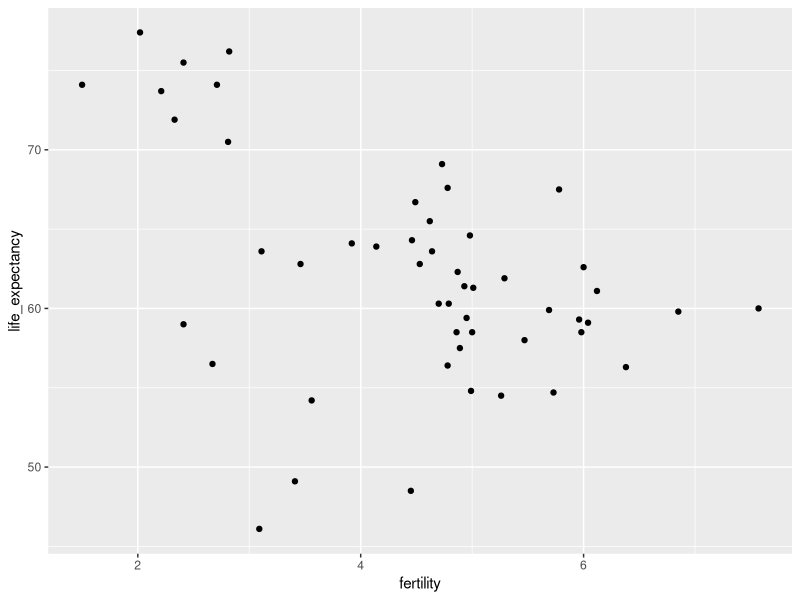
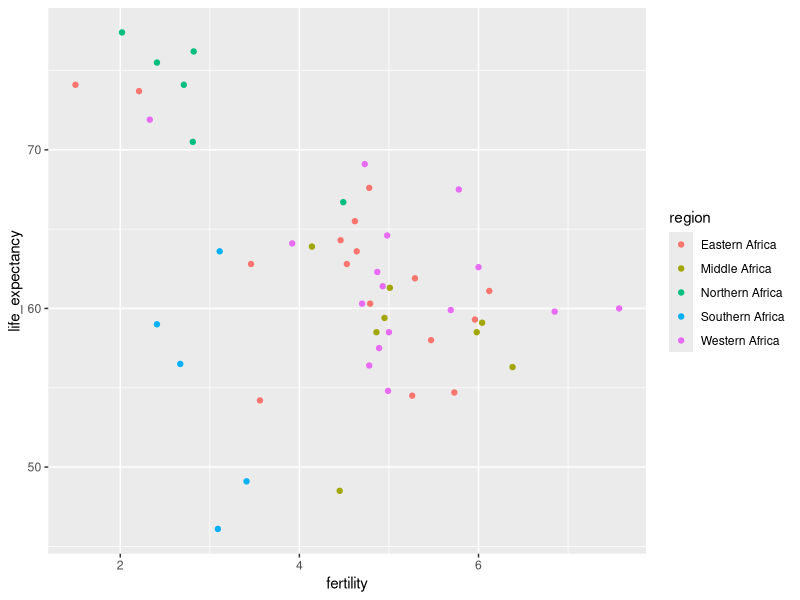
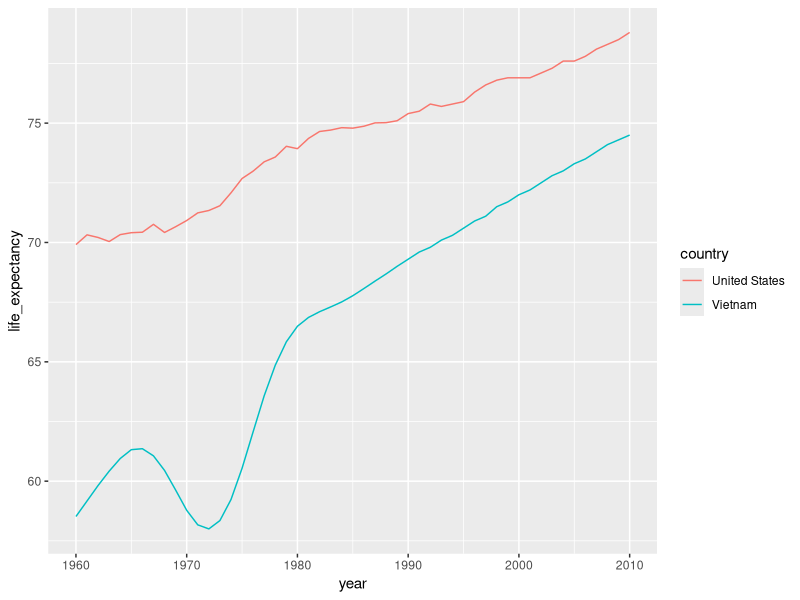
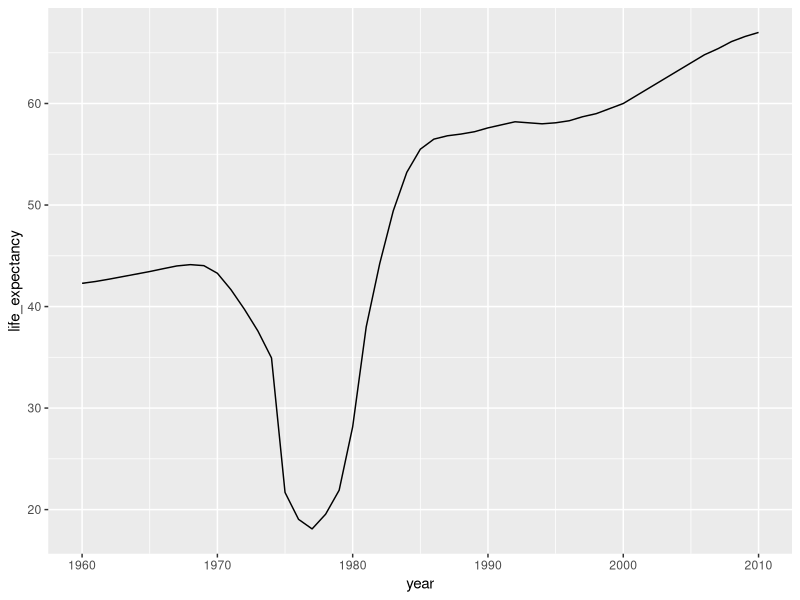
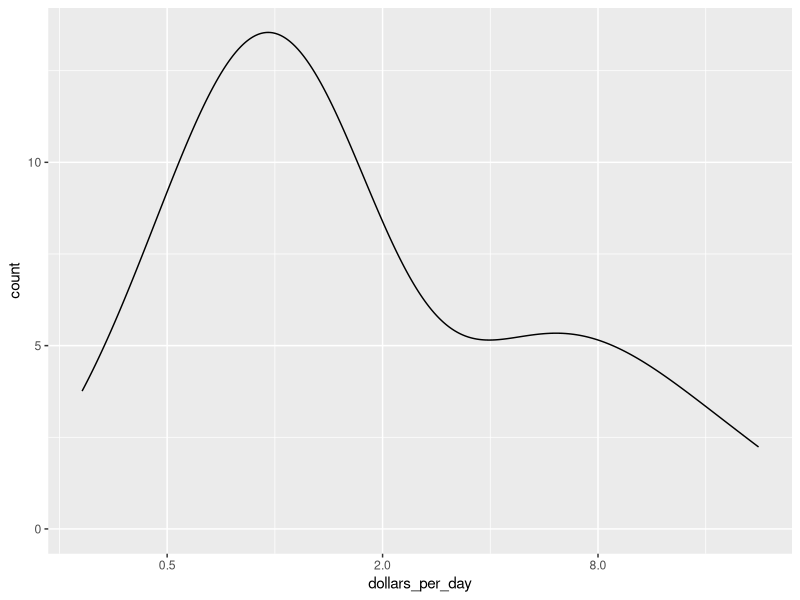
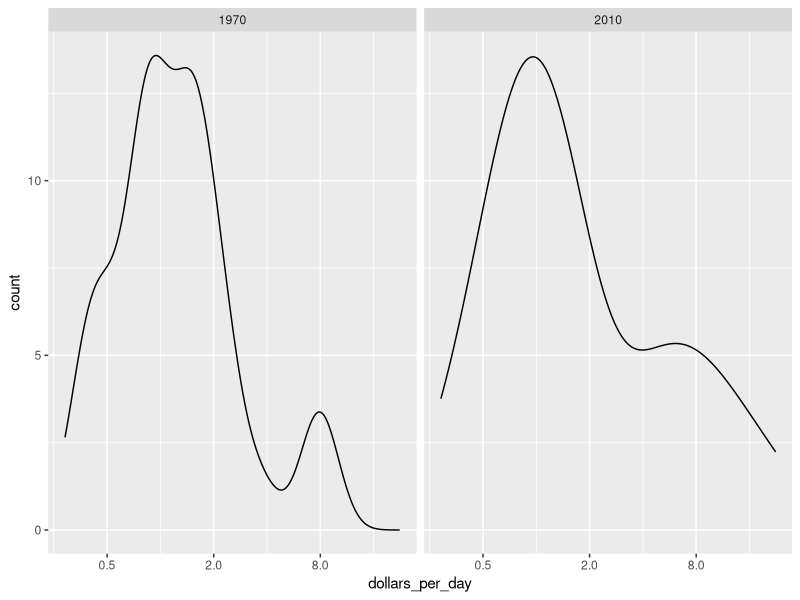
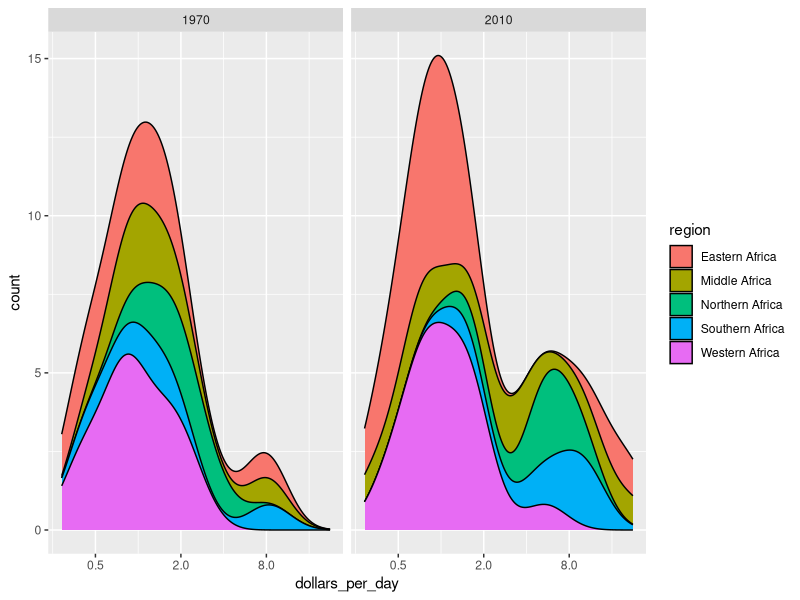
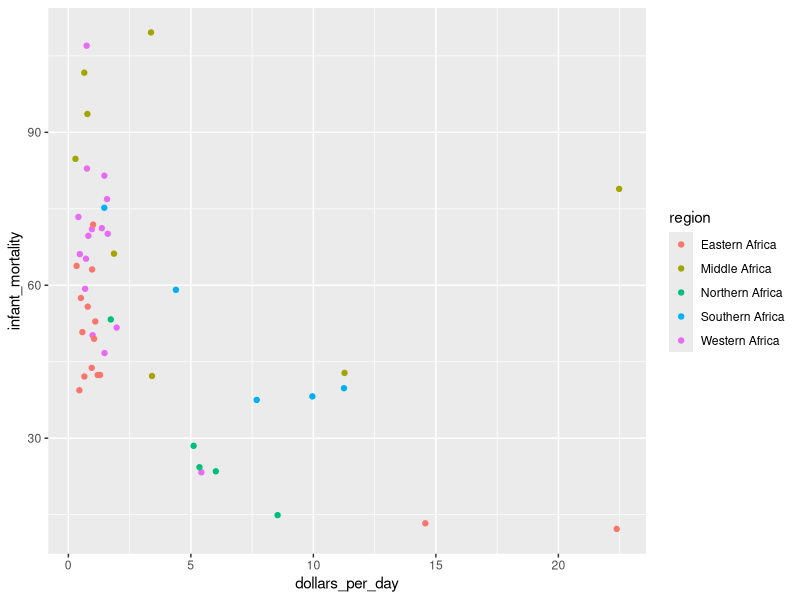

Reproduce these figures in R, in order.
#### SCORE

library(dslabs)
library(tidyverse)
data(gapminder)

## Q1
## Use ggplot and points layer, create a scatter plot of life_expectancy vs fertility
## for Africa continent in 2012.

gapminder %>%
  filter(continent == "Africa" & year == 2012) %>%
  ggplot(aes(fertility,life_expectancy)) +
  geom_point()
## CORRECT


## Q2
## Remake the plot from previous question but this time, use colour to distinguish
## the different regions of Africa to see if this explains the clusters

gapminder %>%
  filter(continent == "Africa" & year == 2012) %>%
  ggplot(aes(fertility, life_expectancy, col = region)) +
  geom_point()
## CORRECT


## Q3
## Create a table showing the country and region for the African countries
## (use select()) that in 2012 had fertility rate of 3 or less and
## life expactancies of at least 70

gapminder %>%
  filter(continent == "Africa" & year == 2012 & 
           fertility <= 3 & life_expectancy >= 70) %>%
  select(country, region)
## CORRECT


## Q4
## Life expectancy at the Vietnam war. The Vietnam war lasted from 1955 to 1975

## Do the data support war having a negative effect on life expectancy?
#: The life expectancy of Vietnam was very low when it was around the time of
#: war, as war can lead to a large amount of deaths and no one is safe
#: from getting killed in a war. Their life expectancy drastically increases
#: after the was has ended which further proves that their life expectancy
#: on average without war is much higher. 

## U will create a time series plot that covers the period from 1960 to 2010 of
## life expectancy for Vietnam and the United States, using color to distinguish
#  the 2 countries.
## U start the analysis by generating a table
## Safe the table in a table called "tab"

countries <- c("Vietnam", "United States")
tab <- gapminder %>%
  filter(country %in% countries & year >= 1960 & year <= 2010)
tab 
## CORRECT



## Q5
tab %>%
  ggplot(aes(year, life_expectancy, col = country)) +
  geom_line()
## CORRECT




## Q6
## Life_expectancy in Cambodia
## Cambodia was involved in this conflict and, after the war, Pol Pot and his communist
## khmer rouge took control and ruled Cambodia from 1975 to 1979
## He is considered one of the most brutal dictators in history

## Do the data support this claim?
#: The curve was relatively increasing but during the time when pol plot
#: and his communist khmer rouge took country, there's a significant decrease
#: life expectancies. This just showed that they were mass
#: killing citizens of Cambodia. Then, the life expectancies rose 
#: back up drastically after they had stopped ruling Cambodia.

## create time series plot from 1960 to 2010
## life_expectancy vs year in Cambodia
library(dplyr)
library(dslabs)
data(gapminder)

p <- gapminder %>%
  filter(country == "Cambodia", year >= 1960, year <= 2010) %>%
  ggplot(aes(year, life_expectancy)) +
  geom_line()
p
## CORRECT





## Q7
########## Dollars per day part 1 ###########
## U are going to calculate and plot dollars per day for African countries
## in 2010 using gdp data
## In the first part of this analysis, u will create the dollars per day variable
## save data set to daydollars

library(dplyr)
library(dslabs)
data(gapminder)

daydollars <- gapminder %>%
  mutate(dollars_per_day = gdp/population/365) %>%
  filter(continent == "Africa" & year == 2010 & !is.na(gdp))
daydollars
## CORRECT




## Q8
## Dollars per day part 2
## In the 2nd part of this analysis we will plot the smooth density plot
## using a log base 2 x axis
p <- daydollars %>%
  ggplot(aes(dollars_per_day, y = ..count..)) +
  geom_density() +
  scale_x_continuous(trans = "log2")
p
## CORRECT



## Q9
## Dollars per day part 3
## Create the dollars per day as in Q7,
## but for the African countries in the years 1970 and 2010
## Create a smooth density plot of dollars per day for 1970 and 2010 using a log scale
## for the x-axis
## U are required to show a different density plot for 1970 and 2010
library(dplyr)
library(dslabs)
data(gapminder)

daydollars <- gapminder %>%
  mutate(dollars_per_day = gdp/population/365) %>%
  filter(continent == "Africa" & year %in% c("1970", "2010"), !is.na(gdp))

p <- daydollars %>%
  ggplot(aes(dollars_per_day, y = ..count..)) +
  geom_density() +
  scale_x_continuous(trans = "log2") +
  facet_grid(. ~ year)
p

## CONCLUSION:
#: From the graph, it had shown us something different from what we had thought 
#: to be which is the rich getting richer while the poor getting poorer. 
#: In fact, the rich did indeed get richer but the poor did not get
#: poorer. They on the other hand, had mostly stayed stagnant with 
#: some actually improving. All in all, statistics had showed that most of them
#: had improvements in their income in 2010 compared to in 1970.  






## Q10
## Dollars_per_day part 4
## stacked density plot
## bw = 0.5
## use fill and argument position appropriately
library(dplyr)
library(dslabs)
data(gapminder)

daydollars <- gapminder %>%
  mutate(dollars_per_day = gdp/population/365) %>%
  filter(continent == "Africa" & year %in% c("1970", "2010"), !is.na(gdp))

p <- daydollars %>%
  ggplot(aes(dollars_per_day, y = ..count.., fill = region)) +
  geom_density(bw = 0.5, position = "stack") +
  scale_x_continuous(trans = "log2") +
  facet_grid(. ~ year)
p

## CONCLUSION:
#: All the region had higher income in 2010 compared to 1970. However,
#: this doesn't mean that all of them had improved. The peaks for the
#: poor did decrease over the decades while the peaks for the rich
#: had increased but the peaks for the poor is still higher than the
#: peaks of the rich. This just means that the rich got richer 
#: while some of the poor made some improvements with the
#: rest remaining stagnant. Most region had improved by a lot over the
#: decades except for Western Africa which had only improved by a bit.

#### CHANGE IT





## Q11
## We are going to continue looking at the gapminder data set
## with the life_expectancy and life in Africa in 2010
## gapminder_Africa_2010
## make scatter plot infant_mortality vs dollars_per_day
## with color to denode different regions in Africa

library(dplyr)
library(dslabs)
data(gapminder)
gapminder_Africa_2010 <- gapminder %>%
  mutate(dollars_per_day = gdp/population/365) %>%
  filter(year == 2010 & continent == "Africa" & !is.na(gdp))

p <- gapminder_Africa_2010 %>%
  ggplot(aes(dollars_per_day, infant_mortality, col = region)) +
  geom_point()
p

# For conclusion purpose
a <- gapminder_Africa_2010 %>%
  ggplot(aes(dollars_per_day, infant_mortality, label = country, col = region)) +
  geom_point() + 
  geom_text()
a

gapminder_Africa_2010 <- gapminder %>%
  mutate(dollars_per_day = gdp/population/365) %>%
  filter(year == 2010 & country %in% c("Angola", "Eritrea") & !is.na(gdp))
b <- gapminder_Africa_2010 %>%
  select(country, infant_mortality, dollars_per_day)
b

## CONCLUSION:
#: This shows that poorer people does not necessarily mean that they will have
#: high infant mortality. For example, Angola in Middle Africa had an
#: income of 3.37 dollars per day and Eritrea in Eastern Africa had only 0.45
#: dollars per day but the infant mortality in Angola
#: was much higher than in Eritrea by 178%.

## CHANGED


## Q12
## Infant mortality scatter plot part 2 - Logarithmic axis

gapminder_Africa_2010 %>%
  ggplot(aes(dollars_per_day, infant_mortality, col = region)) +
  geom_point() +
  scale_x_continuous(trans = "log2")

## allows us to have a closer/better look




## Q13
## Infant mortality scatter plot part 3 - adding labels

gapminder_Africa_2010 %>%
  ggplot(aes(dollars_per_day, infant_mortality, label = country, col = region)) +
  geom_point() +
  scale_x_continuous(trans = "log2") +
  geom_text()

## large variety in African countries. 



## Q14
## Infant mortality scatter plot part 3 -  comparison of scatter plots
## x= dollars_per_day, y=infant_mortality, 1970 & 2010

library(dplyr)
library(dslabs)
data(gapminder)

daydollars <- gapminder %>%
  mutate(dollars_per_day = gdp/population/365) %>%
  filter(year %in% c(1970, 2010), continent == "Africa", !is.na(gdp))

p <- daydollars %>%
  ggplot(aes(dollars_per_day, infant_mortality, col = region, label = country)) +
  geom_point() +
  scale_x_continuous(trans = "log2") +
  geom_text() +
  facet_grid(year ~ .)
p

## CONCLUSION:
#: From the graph, we can see that the infant mortality in all the countries
#: had decreased to about less than a 100 from 1970 to 2010. For example, 
#: Mali had dropped from around 200 to less than 100. Additionally, the rich had
#: also gotten richer. However, the poor did not get poorer but 
#: instead stayed poor with some even getting richer like Tunisia. 
#: Seychelles was already rich but got richer while Mali was poor and is still
#: poor even when it did increase by a bit from year 1970 to 2010.

## WHERE CORRELATION?





#######
###### HAVE TO CHANGE EITHER 9 or 10
## (Havent change)
## QUESTION 9:From the graph, it had shown us something different from what we had thought 
#: to be which is the rich getting richer while the poor getting poorer. 
#: In fact, the rich did indeed get richer but the poor did not get
#: poorer. They on the other hand, had mostly stayed stagnant with 
#: some actually improving. All in all, statistics had showed that most of them
#: had improvements in their income in 2010 compared to in 1970.

## (havent change)
## QUESTION 10: All the region had higher income in 2010 compared to 1970. However,
#: this doesn't mean that all of them had improved. The peaks for the
#: poor did decrease over the decades while the peaks for the rich
#: had increased but the peaks for the poor is still higher than the
#: peaks of the rich. This just means that the rich got richer 
#: while some of the poor made some improvements with the
#: rest remaining stagnant. Most region had improved by a lot over the
#: decades except for Western Africa which had only improved by a bit.


## (CHANGED)
## Question 11: This shows that poorer people does not necessarily mean that they will have
#: high infant mortality. For example, Angola in Middle Africa had an
#: income of 3.37 dollars per day and Eritrea in Eastern Africa had only 0.45
#: dollars per day but the infant mortality in Angola
#: was much higher than in Eritrea by 178%.



## (CHANGE IT)
## Question 14: From the graph, we can see that the infant mortality in all the countries
#: had decreased to about less than a 100 from 1970 to 2010. For example, 
#: Mali had dropped from around 200 to less than 100. Additionally, the rich had
#: also gotten richer. However, the poor did not get poorer but 
#: instead stayed poor with some even getting richer like Tunisia. 
#: Seychelles was already rich but got richer while Mali was poor and is still
#: poor even when it did increase by a bit from year 1970 to 2010.
#: Thus, an increase in income has some effect on the infant mortality but there's other
#: factors affecting it too.
